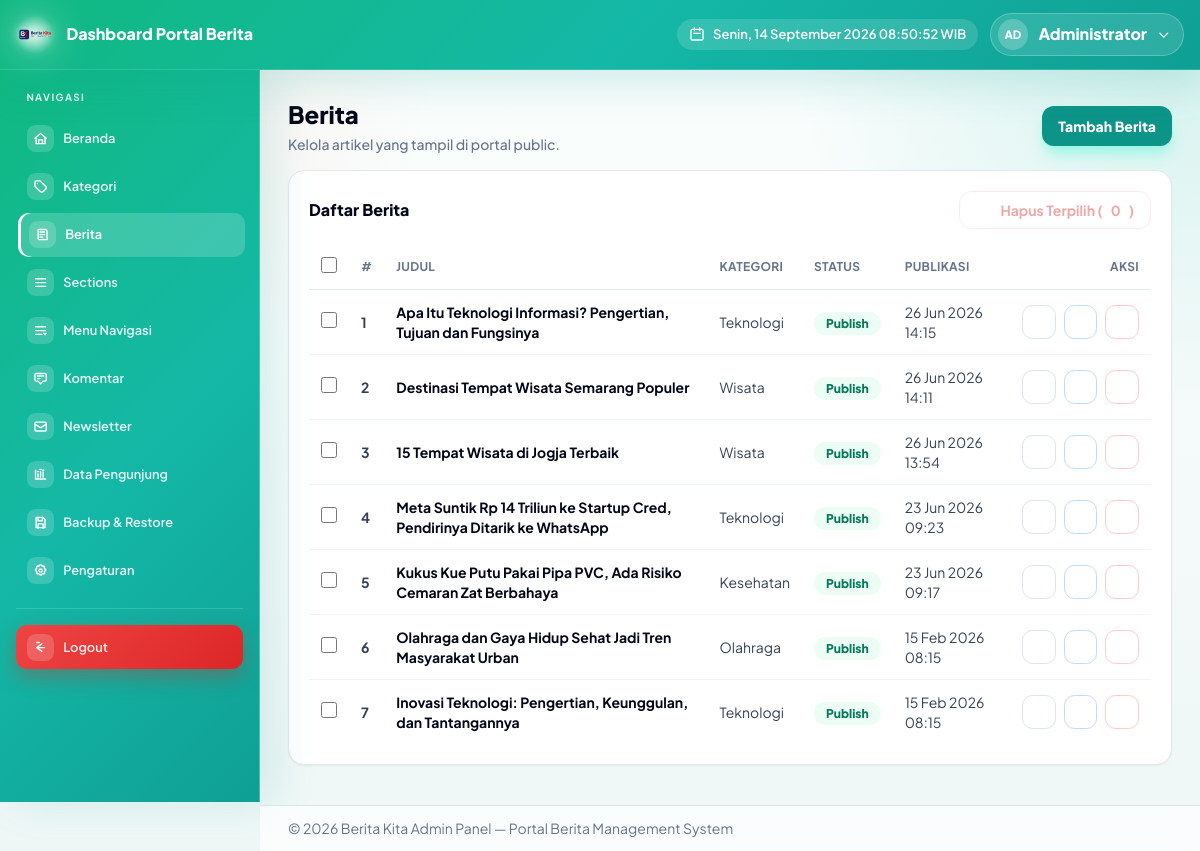
The page /admin/berita.php (signed in) on the database its author committed.
### tables this page shows
CREATE TABLE `settings` (
  `id` int unsigned NOT NULL AUTO_INCREMENT,
  `site_name` varchar(150) NOT NULL,
  `site_tagline` varchar(255) DEFAULT NULL,
  `logo_path` varchar(255) DEFAULT NULL,
  `favicon_path` varchar(255) DEFAULT NULL,
  `latest_news_count` int NOT NULL DEFAULT '5',
  `created_at` timestamp NULL DEFAULT CURRENT_TIMESTAMP,
  `updated_at` timestamp NULL DEFAULT NULL ON UPDATE CURRENT_TIMESTAMP,
  `footer_email` varchar(255) DEFAULT NULL,
  `footer_address` text,
  `footer_phone` varchar(50) DEFAULT NULL,
  `footer_social_facebook` varchar(255) DEFAULT NULL,
  `footer_social_twitter` varchar(255) DEFAULT NULL,
  `footer_social_instagram` varchar(255) DEFAULT NULL,
  `komentar_aktif` tinyint(1) NOT NULL DEFAULT '1',
  `komentar_moderasi` tinyint(1) NOT NULL DEFAULT '1',
  `komentar_captcha` tinyint(1) NOT NULL DEFAULT '1',
  `komentar_max_links` tinyint NOT NULL DEFAULT '2',
  `komentar_interval_detik` int NOT NULL DEFAULT '30',
  `komentar_kata_kasar` text,
  `theme_id` varchar(50) NOT NULL DEFAULT 'indigo',
  `theme_color_id` varchar(50) NOT NULL DEFAULT 'purple',
  `footer_admin_link_url` varchar(255) DEFAULT '/admin/login',
  `footer_admin_link_title` varchar(255) DEFAULT 'Login Admin',
  `footer_admin_link_show` tinyint(1) NOT NULL DEFAULT '1',
  PRIMARY KEY (`id`)
);

CREATE TABLE `berita` (
  `id` int unsigned NOT NULL AUTO_INCREMENT,
  `kategori_id` int unsigned NOT NULL DEFAULT '0',
  `judul` varchar(200) NOT NULL,
  `slug` varchar(200) NOT NULL,
  `ringkasan` text,
  `isi` longtext NOT NULL,
  `penulis` varchar(100) DEFAULT NULL,
  `status` enum('draft','publish') NOT NULL DEFAULT 'draft',
  `tanggal_publikasi` datetime DEFAULT NULL,
  `gambar` varchar(255) DEFAULT NULL,
  `views` int unsigned NOT NULL DEFAULT '0',
  `show_meta` tinyint(1) NOT NULL DEFAULT '1',
  `show_ringkasan` tinyint(1) NOT NULL DEFAULT '1',
  `show_penulis` tinyint(1) NOT NULL DEFAULT '1',
  `show_tanggal` tinyint(1) NOT NULL DEFAULT '1',
  `show_kategori` tinyint(1) NOT NULL DEFAULT '1',
  `show_gambar_detail` tinyint(1) NOT NULL DEFAULT '1',
  `layout_style` enum('default','wide','boxed') NOT NULL DEFAULT 'default',
  `created_at` timestamp NULL DEFAULT CURRENT_TIMESTAMP,
  `updated_at` timestamp NULL DEFAULT NULL ON UPDATE CURRENT_TIMESTAMP,
  PRIMARY KEY (`id`),
  KEY `fk_berita_kategori` (`kategori_id`),
  CONSTRAINT `fk_berita_kategori` FOREIGN KEY (`kategori_id`) REFERENCES `kategori` (`id`) ON DELETE CASCADE
);

CREATE TABLE `kategori` (
  `id` int unsigned NOT NULL AUTO_INCREMENT,
  `nama` varchar(100) NOT NULL,
  `slug` varchar(150) NOT NULL,
  `grid_count` int NOT NULL DEFAULT '12',
  `grid_style` varchar(20) NOT NULL DEFAULT 'grid',
  `animasi` varchar(30) NOT NULL DEFAULT 'fade-up',
  `created_at` timestamp NULL DEFAULT CURRENT_TIMESTAMP,
  PRIMARY KEY (`id`)
);

### admin/berita.php (the view, shortened to what the rows shown need)
<?php
require_once __DIR__ . '/auth.php';
    ?>
    <?php
$action = $_GET['action'] ?? 'list';
$beritaList = [];
if ($action === 'list') {
    $sql = "SELECT b.*, k.nama AS kategori_nama
            FROM berita b
            LEFT JOIN kategori k ON k.id = b.kategori_id
            ORDER BY b.tanggal_publikasi DESC, b.id DESC";
    $result = $conn->query($sql);
    if ($result) {
        while ($row = $result->fetch_assoc()) {
            $beritaList[] = $row;
        }
    }
}
include __DIR__ . '/header.php';
    ?>
<div class="mb-4 flex flex-col gap-3 md:flex-row md:items-center md:justify-between">
    <div>
        <h1 class="m-0 text-2xl font-extrabold text-slate-950">Berita</h1>
    </div>
</div>
<div class="rounded-2xl border border-slate-200 bg-white p-5 shadow-sm">
    <div class="mb-4 flex items-center justify-between gap-3">
        <h2 class="m-0 text-base font-extrabold text-slate-950">Daftar Berita</h2>
            <?php echo ui_icon('trash', 'w-4 h-4'); ?> Hapus Terpilih (<span id="bulkCount">0</span>)
    </div>
    <div class="overflow-x-auto">
        <table class="w-full min-w-[760px] text-left text-sm">
            <thead>
            <tr class="border-b border-slate-200 text-xs font-black uppercase tracking-wide text-slate-500">
                <th class="w-10 px-3 py-3"><input type="checkbox" id="bulkAll" class="h-4 w-4 rounded border-slate-300 accent-teal-600" title="Pilih semua"></th>
                <th class="px-3 py-3">#</th>
                <th class="px-3 py-3">Judul</th>
                <th class="px-3 py-3">Kategori</th>
                <th class="px-3 py-3">Status</th>
                <th class="px-3 py-3">Publikasi</th>
                <th class="px-3 py-3 text-right">Aksi</th>
            </tr>
            </thead>
            <tbody class="divide-y divide-slate-100">
            <?php if (empty($beritaList)): ?>
                <tr><td colspan="7" class="px-3 py-8 text-center font-semibold text-slate-400">Belum ada berita.</td></tr>
            <?php else: ?>
                <?php foreach ($beritaList as $index => $item): ?>
                    <tr class="text-slate-700">
                        <td class="px-3 py-3"><input type="checkbox" class="bulk-cb h-4 w-4 rounded border-slate-300 accent-teal-600" value="<?php echo (int)$item['id']; ?>"></td>
                        <td class="px-3 py-3 font-bold"><?php echo $index + 1; ?></td>
                        <td class="px-3 py-3 font-bold text-slate-950"><?php echo htmlspecialchars($item['judul']); ?></td>
                        <td class="px-3 py-3"><?php echo htmlspecialchars($item['kategori_nama'] ?? '-'); ?></td>
                        <td class="px-3 py-3">
                            <?php if ($item['status'] === 'publish'): ?>
                                <span class="rounded-full bg-emerald-50 px-3 py-1 text-xs font-extrabold text-emerald-700">Publish</span>
                            <?php else: ?>
                                <span class="rounded-full bg-slate-100 px-3 py-1 text-xs font-extrabold text-slate-500">Draft</span>
                            <?php endif; ?>
                        </td>
                        <td class="px-3 py-3"><?php echo $item['tanggal_publikasi'] ? date('d M Y H:i', strtotime($item['tanggal_publikasi'])) : '-'; ?></td>
                        <td class="px-3 py-3">
                            <div class="flex justify-end gap-2">
                                <a href="../<?php echo htmlspecialchars(berita_url($item)); ?>" target="_blank" title="Lihat" aria-label="Lihat" class="btn-icon btn-view"><?php echo ui_icon('eye', 'w-5 h-5'); ?></a>
                                <a href="berita?action=edit&id=<?php echo (int)$item['id']; ?>" title="Ubah" aria-label="Ubah" class="btn-icon btn-edit"><?php echo ui_icon('edit', 'w-5 h-5'); ?></a>
                                <button type="button" title="Hapus" aria-label="Hapus" class="btn-icon btn-del btn-delete-berita" data-id="<?php echo (int)$item['id']; ?>" data-judul="<?php echo htmlspecialchars($item['judul']); ?>"><?php echo ui_icon('trash', 'w-5 h-5'); ?></button>
                            </div>
                        </td>
                    </tr>
                <?php endforeach; ?>
            <?php endif; ?>
            </tbody>
        </table>
    </div>
</div>
<?php include __DIR__ . '/footer.php'; ?>

### admin/header.php (shortened to what the rows shown need)
<?php
require_once __DIR__ . '/auth.php';
?>
<!doctype html>
<html lang="id">
<head>
    <script src="https://cdn.tailwindcss.com"></script>
</head>
<body>
<nav class="navbar navbar-expand navbar-dark navbar-admin">
    <div class="container-fluid">
        <a class="navbar-brand" href="dashboard">
            <span class="navbar-brand-logo" aria-hidden="true">
                <?php if (!empty($settings['logo_path'])): ?>
                    <img src="../<?php echo htmlspecialchars($settings['logo_path']); ?>" alt="">
                <?php endif; ?>
            </span>
        </a>
    </div>
</nav>
<div class="container-fluid admin-shell">
    <div class="admin-layout">
        <main>

### config.php (shortened to what the rows shown need)
<?php
$db_host = 'localhost';
$db_user = 'root';
$db_pass = '';
$db_name = 'portal_berita';
$conn = new mysqli($db_host, $db_user, $db_pass, $db_name);
$conn->set_charset('utf8mb4');
$settings = [
    'site_name' => 'Portal Berita',
    'site_tagline' => 'Portal berita modern dan informatif',
    'logo_path' => null,
    'favicon_path' => null,
    'latest_news_count' => 5,
    'footer_email' => null,
    'footer_address' => null,
    'footer_phone' => null,
    'footer_social_facebook' => null,
    'footer_social_twitter' => null,
    'footer_social_instagram' => null,
    'footer_admin_link_url' => '/admin/login',
    'footer_admin_link_title' => 'Login Admin',
    'footer_admin_link_show' => 1,
    'theme_id' => 'indigo',
    'theme_color_id' => 'purple',
];
function berita_url(array $berita, string $prefix = ''): string
{
    $slug = trim((string)($berita['slug'] ?? $berita['berita_slug'] ?? ''));
    if ($slug !== '') {
        return $prefix . rawurlencode($slug);
    }
    return $prefix . 'detail?id=' . (int)($berita['id'] ?? 0);
}
function ui_icon(string $name, string $cls = 'w-5 h-5'): string
{
    $body = $b[$name] ?? $b['info'];
    return '<svg class="' . htmlspecialchars($cls) . '" viewBox="0 0 24 24" fill="none" stroke="currentColor" stroke-width="1.8" stroke-linecap="round" stroke-linejoin="round" aria-hidden="true">' . $body . '</svg>';
}
$resultSettings = $conn->query("SELECT * FROM settings ORDER BY id ASC LIMIT 1");
if ($resultSettings && $resultSettings->num_rows > 0) {
    $row = $resultSettings->fetch_assoc();
    $settings['site_name'] = $row['site_name'] ?? $settings['site_name'];
    $settings['site_tagline'] = $row['site_tagline'] ?? null;
    $settings['logo_path'] = $row['logo_path'] ?? null;
    $settings['favicon_path'] = $row['favicon_path'] ?? null;
    $settings['latest_news_count'] = max(1, min(20, (int)($row['latest_news_count'] ?? 5)));
    $settings['footer_email'] = $row['footer_email'] ?? null;
    $settings['footer_address'] = $row['footer_address'] ?? null;
    $settings['footer_phone'] = $row['footer_phone'] ?? null;
    $settings['footer_social_facebook'] = $row['footer_social_facebook'] ?? null;
    $settings['footer_social_twitter'] = $row['footer_social_twitter'] ?? null;
    $settings['footer_social_instagram'] = $row['footer_social_instagram'] ?? null;
    $settings['komentar_aktif'] = (int)($row['komentar_aktif'] ?? 1);
    $settings['komentar_moderasi'] = (int)($row['komentar_moderasi'] ?? 1);
    $settings['komentar_captcha'] = (int)($row['komentar_captcha'] ?? 1);
    $settings['komentar_max_links'] = max(0, min(10, (int)($row['komentar_max_links'] ?? 2)));
    $settings['komentar_interval_detik'] = max(5, min(600, (int)($row['komentar_interval_detik'] ?? 30)));
    $settings['theme_id'] = (string)($row['theme_id'] ?? $settings['theme_id']);
    $settings['theme_color_id'] = (string)($row['theme_color_id'] ?? $settings['theme_color_id']);
}

### admin/footer.php (shortened to what the rows shown need)
            <footer class="admin-footer">
                <p class="small text-muted mb-0">
                    &copy; <?php echo date('Y'); ?> <?php echo htmlspecialchars($settings['site_name'] ?? 'Portal Berita'); ?> Admin Panel &mdash; Portal Berita Management System
                </p>
            </footer>
        </main>
    </div>
</div>
</body>
</html>

### rows shown on the page
settings: logo_path (picture), site_name "Berita Kita"
berita: judul "Apa Itu Teknologi Informasi? Pengertian, Tujuan dan Fungsinya", kategori.nama "Teknologi", status "Publish", tanggal_publikasi "26 Jun 2026 14:15"
berita: judul "Destinasi Tempat Wisata Semarang Populer", kategori.nama "Wisata", status "Publish", tanggal_publikasi "26 Jun 2026 14:11"
berita: judul "15 Tempat Wisata di Jogja Terbaik", kategori.nama "Wisata", status "Publish", tanggal_publikasi "26 Jun 2026 13:54"
berita: judul "Meta Suntik Rp 14 Triliun ke Startup Cred, Pendirinya Ditarik ke WhatsApp", kategori.nama "Teknologi", status "Publish", tanggal_publikasi "23 Jun 2026 09:23"
berita: judul "Kukus Kue Putu Pakai Pipa PVC, Ada Risiko Cemaran Zat Berbahaya", kategori.nama "Kesehatan", status "Publish", tanggal_publikasi "23 Jun 2026 09:17"
berita: judul "Olahraga dan Gaya Hidup Sehat Jadi Tren Masyarakat Urban", kategori.nama "Olahraga", status "Publish", tanggal_publikasi "15 Feb 2026 08:15"
berita: judul "Inovasi Teknologi: Pengertian, Keunggulan, dan Tantangannya", kategori.nama "Teknologi", status "Publish", tanggal_publikasi "15 Feb 2026 08:15"

### other values the page prints
$_SESSION['admin_nama'] "Administrator"
